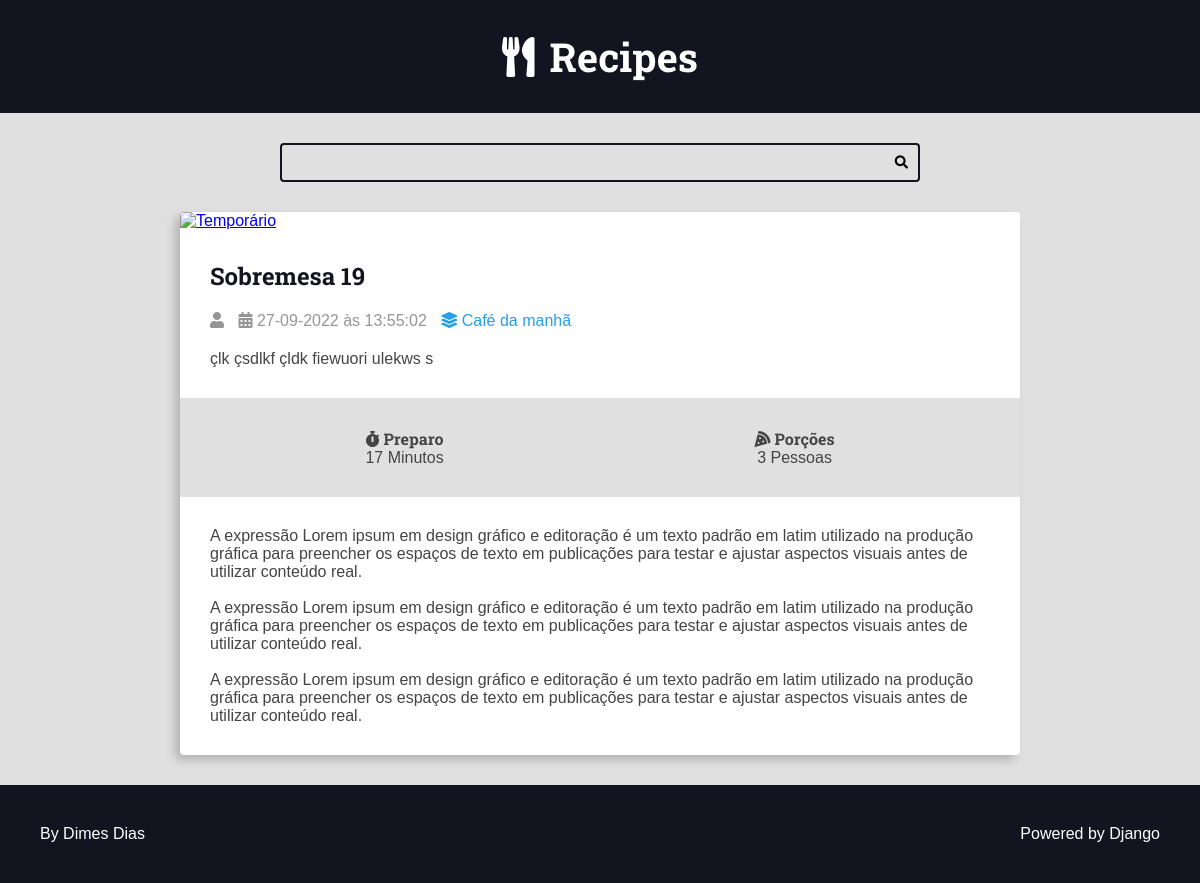
The app's page /recipes/83/ with its own data.
### recipes/models.py (models this page shows, shortened)
class Recipe(models.Model):
    title = models.CharField(max_length=65)
    description = models.CharField(max_length=165)
    slug = models.SlugField(unique=True)
    preparation_time = models.IntegerField()
    preparation_time_unit = models.CharField(max_length=65)
    servings = models.IntegerField()
    servings_unit = models.CharField(max_length=65)
    preparation_steps = models.TextField()
    preparation_steps_is_html = models.BooleanField(default=False)
    created_at = models.DateTimeField(auto_now_add=True)
    updated_at = models.DateTimeField(auto_now=True)
    is_published = models.BooleanField(default=False)
    cover = models.ImageField(
        upload_to='recipes/covers/%Y/%m/%d/', blank=True, default='')
    category = models.ForeignKey(
        Category, on_delete=models.SET_NULL, null=True, blank=True, default=None,)  # noqa: E501
    author = models.ForeignKey(
        User, on_delete=models.SET_NULL, null=True)

class Category(models.Model):
    name = models.CharField(max_length=65)

### recipes/views.py (the view)
# urls.py: path('recipes/<int:id>/', views.recipe, name="recipe"),
def recipe(request, id):
    recipe = get_object_or_404(
        Recipe,
        pk=id,
        is_published=True
    )
    return render(request, 'pages/recipe-view.html', context={
        'recipe': recipe,
        'is_detail_page': True,
    })

### recipes/templates/pages/recipe-view.html (shortened to what this page needs)
{% extends 'base/base.html' %}
{% block content %}
<div class="main-content main-content-detail container">
    {% include 'partials/recipe.html' %}
</div>
{% endblock content %}

### recipes/templates/base/base.html (shortened to what this page needs)
{% load static %}
<!DOCTYPE html>
<html lang="pt-br">
<head>
    <link rel="stylesheet" href="https://cdnjs.cloudflare.com/ajax/libs/font-awesome/5.15.4/css/fontawesome.min.css"
 />
    <link rel="stylesheet" href="https://cdnjs.cloudflare.com/ajax/libs/font-awesome/5.15.4/css/brands.min.css"
 />
    <link rel="stylesheet" href="https://cdnjs.cloudflare.com/ajax/libs/font-awesome/5.15.4/css/solid.min.css"
 />
    <link rel="stylesheet" href="{% static 'css/styles.css' %}">
</head>
<body>
    {% include 'partials/header.html' %}
    {% include 'partials/search.html' %}
    <main class="main-content-container">
        {% block content %}{% endblock content %}
    </main>
    {% include 'partials/footer.html' %}
</body>
</html>

### recipes/templates/partials/header.html
<header class="main-header-container">
    <div class="main-header container">
        <h1>
            <a class="main-logo" href="{% url 'recipes:home' %}">
                <i class="fa fa-utensils main-logo-icon"></i>
                <span class="main-logo-text">
                    Recipes
                </span>
            </a>
        </h1>
    </div>
</header>

### recipes/templates/partials/search.html
<div class="search-container">
    <div class="container">
        <form action="{% url 'recipes:search' %}" method="GET" class="search-form">
            <input type="search" class="search-input" name="q" value="{{ search_term }}" required>
            <button type="submit" class="search-button"><i class="fas fa-search"></i></button>
        </form>
    </div>
</div>

### recipes/templates/partials/recipe.html (shortened to what this page needs)
<div class="recipe recipe-list-item">
    <div class="recipe-cover">
        <a href="{% url 'recipes:recipe' recipe.id %}">
            {% if recipe.cover %}
                <img src="{{ recipe.cover.url }}" alt="Temporário">
            {% else %}
                <img src="/media/recipes/covers/imagem_padrao.jpg" alt="Temporário">
            {% endif %}
        </a>
    </div>
    <div class="recipe-title-container">
        <h2 class="recipe-title">
            <a href="{% url 'recipes:recipe' recipe.id %}">{{ recipe.title }}</a>
        </h2>
    </div>
    <div class="recipe-author">
        {% if not recipe.author is None %}
            <span class="recipe-author-item">
                <i class="fas fa-user"></i>
            </span>
        {% endif %}
        <span class="recipe-author-item">
            <i class="fas fa-calendar-alt"></i>
            {{ recipe.created_at|date:'d-m-Y à\s H:i:s' }}
        </span>
        {% if not recipe.category is None %}
            <span class="recipe-author-item">
                <a href="{% url 'recipes:category' recipe.category.id %}">
                    <i class="fas fa-layer-group"></i>
                    <span>{{ recipe.category.name }}</span>
                </a>
            </span>
        {% endif %}
    </div>
    <div class="recipe-content">
        <p>{{ recipe.description }}</p>
    </div>
    <div class="recipe-meta-container">
        <div class="recipe-meta recipe-preparation">
            <h3 class="recipe-meta-title"><i class="fas fa-stopwatch"></i> Preparo</h3>
            <div class="recipe-meta-text">
                {{ recipe.preparation_time }} {{ recipe.preparation_time_unit }}
            </div>
        </div>
        <div class="recipe-meta recipe-servings">
            <h3 class="recipe-meta-title"><i class="fas fa-pizza-slice"></i> Porções</h3>
            <div class="recipe-meta-text">
                {{ recipe.servings }} {{ recipe.servings_unit }}
            </div>
        </div>
    </div>
    {% if is_detail_page is True %}
        <div class="preparation-steps">
            {% if recipe.preparation_steps_is_html is True %}
                {% comment %} se houver código HTML embutido, formata a exibição {% endcomment %}
                {{ recipe.preparation_steps|safe }}
            {% else %}
                {{ recipe.preparation_steps|linebreaksbr }}
            {% endif %}
        </div>
    {% endif %}
</div>

### recipes/templates/partials/footer.html
<footer class="main-footer">
  <div class="developer">
    <a href="https://www.otaviomiranda.com.br/" target="_blank" rel="noreferrer noopener">By Dimes Dias</a>
  </div>
  <div class="powered">
    <a href="https://www.djangoproject.com/" target="_blank" rel="noreferrer noopener">Powered by Django</a>
  </div>
</footer>

### recipes/static/css/styles.css (style rules this page uses)
:root { --color-primary: #269fe6; --color-primary-hover: #2086c2; --color-primary-dark: #13141f; --color-primary-dark-hover: #212336; --color-primary-light: #d4ecfa; --color-primary-light-hover: #bdd8e7; --color-white: #fff; --color-black: #000; --color-dark-text: #444; --color-info-light: #cce5ff; --color-debug-light: #cce5ff; --color-success-light: #d4edda; --color-alert-light: #fff3cd; --color-warning-light: #fff3cd; --color-error-light: #f8d7da; --color-info-dark: #4d86c4; --color-debug-dark: #4d86c4; --color-success-dark: #4a9c5d; --color-alert-dark: #927f40; --color-warning-dark: #927f40; --color-error-dark: #da525d; --color-gray-0: #f9f9f9; --color-gray-1: #e0e0e0; --color-gray-2: #c7c7c7; --color-gray-3: #aeaeae; --color-gray-4: #959595; --color-gray-5: #7d7d7d; --color-gray-6: #646464; --color-gray-7: #4b4b4b; --color-gray-8: #323232; --color-gray-9: #191919; --font-primary: sans-serif; --font-headings: 'Roboto Slab', serif; --spacing-gutter-medium: 3rem; --spacing-gutter-large: 4rem; }
* { padding: 0; margin: 0; box-sizing: border-box; }
html { font-size: 62.5%; }
body { font-size: 1.6rem; font-family: var(--font-primary); background: var(--color-gray-1); color: var(--color-dark-text); }
h1, h2, h3, h4, h5, h6 { font-family: var(--font-headings); }
.main-header-container { background: var(--color-primary-dark) }
.container { max-width: 144rem; margin: 0 auto; padding: var(--spacing-gutter-medium); }
.main-logo { font-size: 4rem; color: var(--color-white); text-decoration: none; display: flex; flex-flow: row nowrap; align-items: center; justify-content: center; width: fit-content; margin: 0 auto; }
.main-logo-icon { margin-right: 1.5rem; }
.search-form { border: .2rem solid var(--color-primary-dark); max-width: 64rem; margin: 0 auto; border-radius: .4rem; transition: all 300ms ease-in-out; }
.search-input, .search-button { border: none; background: none; outline: none; padding: 1rem; transition: all 300ms ease-in-out; }
.search-input { width: calc(100% - 3.4rem); padding-right: 0; }
.search-button { float: right; }
.main-content { padding-top: 0; }
.recipe { background: var(--color-white); box-shadow: -5px 5px 10px rgba(0, 0, 0, .2); transform: scale(1); transition: all 300ms ease-in-out; border-radius: .4rem; overflow: hidden; }
.recipe img { width: 100%; }
.recipe-list-item { max-width: 64rem; height: min-content; }
.recipe-title-container { padding: var(--spacing-gutter-medium); padding-bottom: 2rem; }
.recipe-title-container a { text-decoration: none; color: var(--color-primary-dark); }
.recipe-author { padding: 0 var(--spacing-gutter-medium); }
.recipe-content { padding: var(--spacing-gutter-medium); padding-top: 2rem; }
.recipe-author-item { color: var(--color-gray-4); margin-right: 1rem; }
.recipe-author a { color: var(--color-primary); transition: all 300ms ease-in-out; text-decoration: none; }
.recipe-meta-container { display: flex; flex-flow: row wrap; padding: var(--spacing-gutter-medium); background: var(--color-gray-1); }
.recipe-meta { display: flex; flex-flow: column nowrap; flex-shrink: 1; flex-grow: 1; text-align: center; }
.recipe-meta-title { font-size: 1.6rem; }
.main-content-detail .recipe-list-item { max-width: 84rem; margin: 0 auto; }
.main-footer { display: flex; align-items: center; justify-content: space-between; background: var(--color-primary-dark); color: var(--color-white); padding: var(--spacing-gutter-large); }
.main-footer a { color: var(--color-white); text-decoration: none; transition: all 300ms ease-in-out; }
.preparation-steps { padding: var(--spacing-gutter-medium); }

### records on screen
Recipe: title "Sobremesa 19", created_at "27-09-2022 às 13:55:02", category.name "Café da manhã", description "çlk çsdlkf çldk fiewuori ulekws s", preparation_time "17", preparation_time_unit "Minutos", servings "3", servings_unit "Pessoas", preparation_steps "A expressão Lorem ipsum em design gráfico e editoração é um texto padrão em latim utilizado na produção gráfica para preencher os espaços de texto em publicações para testar e ajustar aspectos visuais antes de utilizar conteúdo real. A expressão Lorem ipsum em design gráfico e editoração é um texto padrão em latim utilizado na produção gráfica para preencher os espaços de texto em publicações para testar e ajustar aspectos visuais antes de utilizar conteúdo real. A expressão Lorem ipsum em design gráfico e editoração é um texto padrão em latim utilizado na produção gráfica para preencher os espaços de texto em publicações para testar e ajustar aspectos visuais antes de utilizar conteúdo…"
